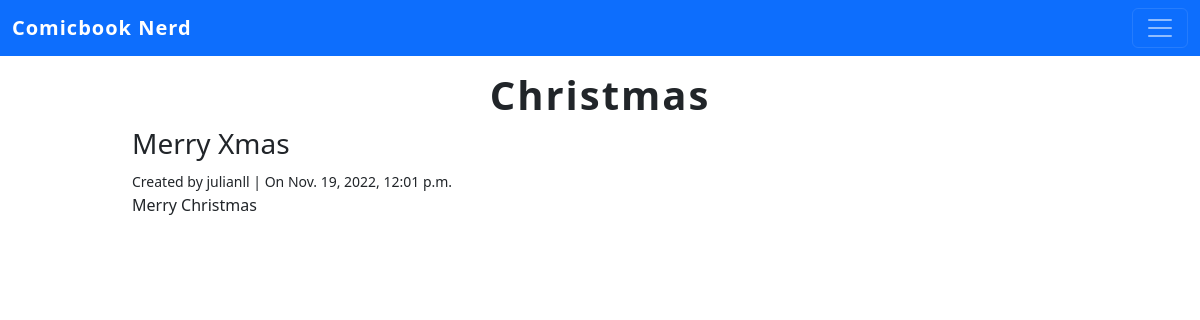
The app's page /posts/1/ with its own data.
### posts/models.py (models this page shows, shortened)
class Post(models.Model):
    title = models.CharField(max_length=256)
    subtitle = models.CharField(max_length=256)
    body = models.TextField()
    created_on = models.DateTimeField(auto_now_add=True)
    author = models.ForeignKey(
        get_user_model(),
        on_delete=models.CASCADE
    )
    status = models.ForeignKey(
        Status,
        on_delete=models.CASCADE,
        default=2
    )

### posts/views.py (the view)
# urls.py: path('<int:pk>/', views.PostDetailView.as_view(), name='detail'),
class PostDetailView(DetailView):
    template_name = "posts/detail.html"
    model = Post

### templates/posts/detail.html (shortened to what this page needs)
{% extends 'base.html' %}
{% block content %}
<h1>{{post.title}}</h1>
<h3>{{post.subtitle}}</h3>
<small>Created by {{post.author}} | On {{post.created_on}}</small>
<p>{{post.body}}</p>
{% endblock content %}

### static/css/base.css (style rules this page uses)
h1 { font-weight: 800; text-align: center; letter-spacing: 2px; margin-top: 15px; }

### records on screen
Post: title "Christmas", subtitle "Merry Xmas", author "julianll", created_on "Nov. 19, 2022, 12:01 p.m.", body "Merry Christmas"
